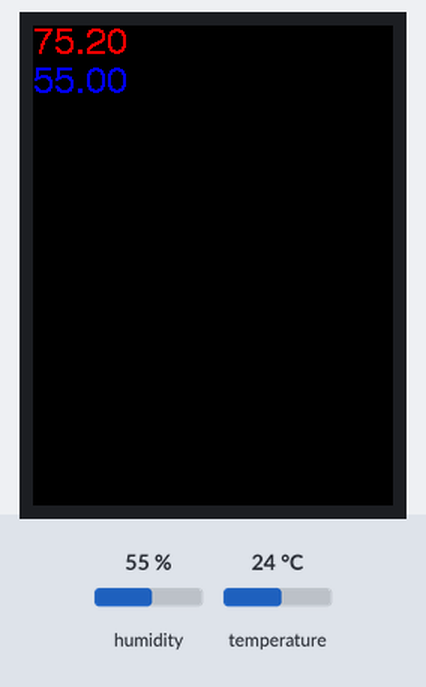
A sketch run on a simulated ESP32. On the bench: 240×320 colour display. The inputs (shaded band) are chosen by the test bench; at power-on: humidity 55 %, temperature 24 °C. WiFi joins after 1.5 s; servers stay silent unless stated; network time is answered at once with the bench clock; uploads are accepted with an empty reply; the local clock reads 2024-03-15 10:24:30 at power-on unless the sketch sets it; what the sketch prints to the serial monitor is not drawn.

Above: at 9.5 s.
9.6 s: humidity set to 22 %
At 12.4 s:
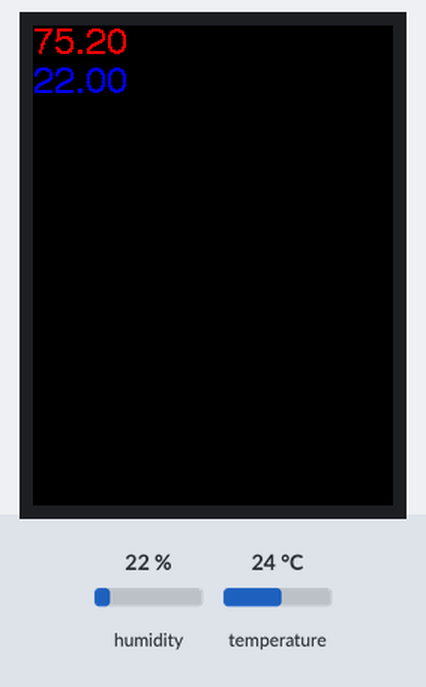
12.7 s: temperature set to 12 °C
At 13.6 s:
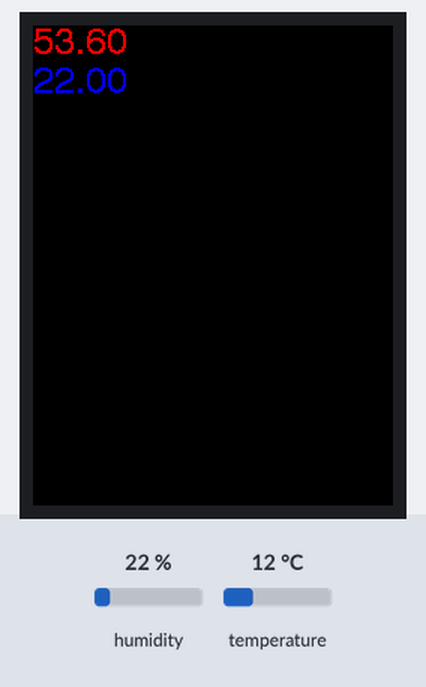
15.8 s: humidity set to 40 %
At 18.3 s:
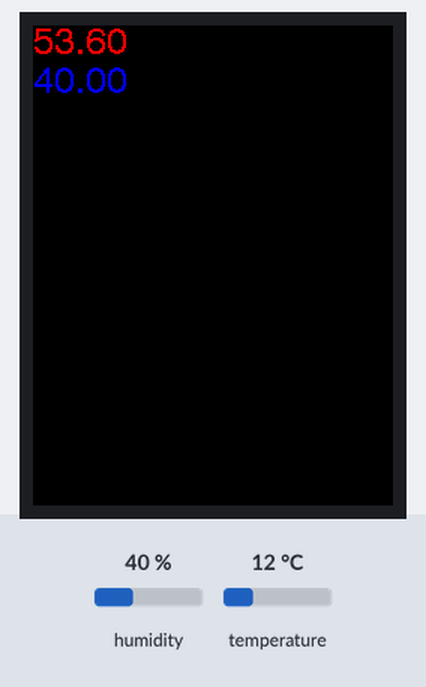
18.9 s: temperature set to 19 °C
At 20.7 s:
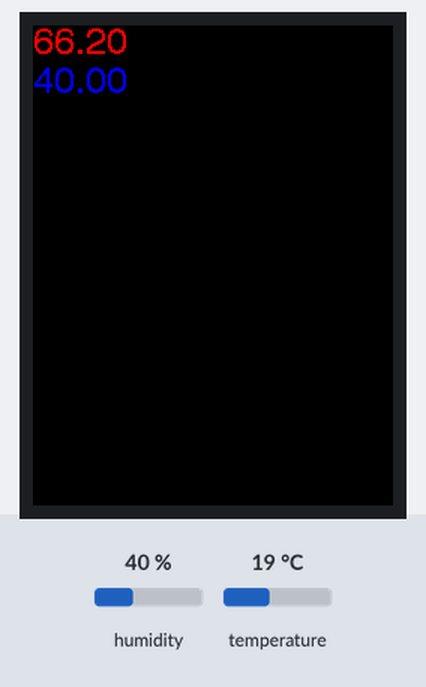
Timing chart, 0 to 22.2 s (numbered marks = the images above; inputs shaded):
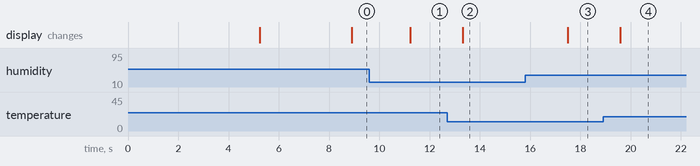

The sketch:

temp_sensor.ino
```cpp
#include <Arduino.h>

// Web stuff
#include <ArduinoJson.h>
#include <WiFi.h>
#include <WiFiMulti.h>
#include <WiFiUDP.h>
#include <HTTPClient.h>
#include <NTPClient.h>

// Sensor stuff
#include "DHT.h"

//Display stuff
#include <TFT_eSPI.h>

#include "ssid_settings.h"

TFT_eSPI tft = TFT_eSPI();

#define DHTPIN 21
#define DHTTYPE DHT22
DHT dht(DHTPIN, DHTTYPE);

WiFiMulti wifiMulti;
WiFiUDP ntpUDP;
NTPClient timeClient(ntpUDP);
unsigned long lastTime = 0;

void setupWifi()
{
  wifiMulti.addAP(WIFI_SSID, WIFI_PW);
  while (wifiMulti.run() != WL_CONNECTED) {
    delay(500);
    Serial.print(".");
  }
  Serial.println("");
}

void setupScreen()
{
  tft.init();
  tft.setRotation(2);
  tft.fillScreen(TFT_BLACK);
  tft.setCursor(0, 0, 4);
  tft.setTextColor(TFT_WHITE, TFT_BLACK);
  tft.println("Its Alive!");
  delay(5000);
  tft.fillScreen(TFT_BLACK);
}

void setupSensor()
{
  dht.begin();
}

void setupNTP()
{
  timeClient.begin();
}
void setup() {
  // put your setup code here, to run once:
  Serial.begin(115200);
  Serial.println(F("Test begin"));
  setupSensor();
  setupScreen();
  setupWifi();
  setupNTP();
}

void postData(float temperature, float humidity)
{
  HTTPClient http;
  http.useHTTP10(true);

  Serial.print("[HTTP] begin...\n");
  http.begin("http://mail.arlininger.com:5000/temperature"); //HTTP
  http.addHeader("Content-Type", "application/json");

//  Serial.print("[HTTP] GET...\n");
  // start connection and send HTTP header
  DynamicJsonDocument doc(2048);
  doc["timestamp"] = timeClient.getEpochTime();
  doc["Temperature"] = temperature;
  doc["Humidity"] = humidity;
  doc["sensor"] = "Sensor 0.1";
  String json;
  serializeJson(doc,json);
//  Serial.println(json);
  int httpCode = http.POST(json);

  // httpCode will be negative on error
  if(httpCode > 0) {
      // HTTP header has been send and Server response header has been handled
//      Serial.printf("[HTTP] GET... code: %d\n", httpCode);

      // file found at server
    if(httpCode == HTTP_CODE_OK) {
      String payload = http.getString();
//      Serial.println(payload);
    } else if (httpCode == HTTP_CODE_CREATED) {
      String payload = http.getString();
//      Serial.println(payload);
//              deserializeJson(doc,http.getStream());
//              Serial.println(doc["records"][0]["Temperature"].as<float>());
//              Serial.println(doc["records"][0]["Humidity"].as<float>());
//              Serial.println("");
    } else {
      Serial.println(timeClient.getFormattedTime());
      Serial.print("Unrecognized return code...");
      Serial.println(httpCode);
    }
  } else {
      Serial.println(timeClient.getFormattedTime());
      Serial.printf("[HTTP] GET... failed, error: %s\n", http.errorToString(httpCode).c_str());
  }

  http.end();

}

unsigned long getTime()
{
  timeClient.update();
  Serial.println(timeClient.getFormattedTime());
  return timeClient.getEpochTime();
}

void loop() {
  // put your main code here, to run repeatedly:
  delay(2000);
  bool Farenheit = true;
  float humidity = dht.readHumidity();
  float temperature = dht.readTemperature(Farenheit);

  tft.fillScreen(TFT_BLACK);
  tft.setCursor(0, 0, 4);

  tft.setTextColor(TFT_RED, TFT_BLACK);
  tft.println(temperature);
//  Serial.println(temperature);

  tft.setTextColor(TFT_BLUE, TFT_BLACK);
  tft.println(humidity);
//  Serial.println(humidity);

  if((wifiMulti.run() == WL_CONNECTED)) {
    unsigned long currentTime = getTime();
    if (currentTime > (lastTime + 60))
    {
      lastTime = currentTime;
      postData(temperature, humidity);
    }
  }

}
```

ssid_settings.h
```cpp
#define WIFI_SSID "phreakshow"
#define WIFI_PW "KC0dad00"
```

Measured:
- after the input at 9.6 s, the display: changes after 1.6 s (image 1)
- after the input at 12.7 s, the display: changes after 0.61 s (image 2)
- after the input at 15.8 s, the display: changes after 1.7 s (image 3)
- after the input at 18.9 s, the display: changes after 0.67 s (image 4)
